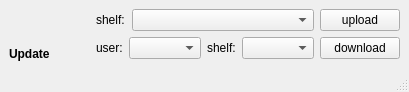
<?xml version="1.0" encoding="UTF-8"?>
<ui version="4.0">
 <class>MainWindow</class>
 <widget class="QMainWindow" name="MainWindow">
  <property name="geometry">
   <rect>
    <x>0</x>
    <y>0</y>
    <width>409</width>
    <height>92</height>
   </rect>
  </property>
  <property name="windowTitle">
   <string>Shelf Tool Backup</string>
  </property>
  <widget class="QWidget" name="centralwidget">
   <layout class="QHBoxLayout" name="horizontalLayout_2">
    <item>
     <layout class="QVBoxLayout" name="verticalLayout_5">
      <item>
       <spacer name="verticalSpacer">
        <property name="orientation">
         <enum>Qt::Vertical</enum>
        </property>
        <property name="sizeHint" stdset="0">
         <size>
          <width>20</width>
          <height>40</height>
         </size>
        </property>
       </spacer>
      </item>
      <item>
       <widget class="QPushButton" name="button_update">
        <property name="text">
         <string/>
        </property>
        <property name="iconSize">
         <size>
          <width>36</width>
          <height>36</height>
         </size>
        </property>
        <property name="flat">
         <bool>true</bool>
        </property>
       </widget>
      </item>
      <item alignment="Qt::AlignHCenter|Qt::AlignVCenter">
       <widget class="QLabel" name="label_update">
        <property name="font">
         <font>
          <weight>75</weight>
          <bold>true</bold>
         </font>
        </property>
        <property name="text">
         <string>Update</string>
        </property>
       </widget>
      </item>
     </layout>
    </item>
    <item>
     <spacer name="horizontalSpacer">
      <property name="orientation">
       <enum>Qt::Horizontal</enum>
      </property>
      <property name="sizeHint" stdset="0">
       <size>
        <width>40</width>
        <height>20</height>
       </size>
      </property>
     </spacer>
    </item>
    <item>
     <layout class="QVBoxLayout" name="verticalLayout">
      <item>
       <layout class="QHBoxLayout" name="horizontalLayout_5">
        <item>
         <widget class="QLabel" name="label_home_shelf">
          <property name="maximumSize">
           <size>
            <width>30</width>
            <height>16777215</height>
           </size>
          </property>
          <property name="text">
           <string>shelf:</string>
          </property>
         </widget>
        </item>
        <item>
         <widget class="QComboBox" name="upload_cbbox"/>
        </item>
       </layout>
      </item>
      <item>
       <layout class="QHBoxLayout" name="horizontalLayout">
        <item>
         <widget class="QLabel" name="label_user">
          <property name="text">
           <string>user:</string>
          </property>
         </widget>
        </item>
        <item>
         <widget class="QComboBox" name="username_cbbox"/>
        </item>
        <item>
         <widget class="QLabel" name="label_server_shelf">
          <property name="text">
           <string>shelf:</string>
          </property>
         </widget>
        </item>
        <item>
         <widget class="QComboBox" name="shelf_cbbox"/>
        </item>
       </layout>
      </item>
     </layout>
    </item>
    <item>
     <layout class="QHBoxLayout" name="horizontalLayout_3">
      <item>
       <layout class="QVBoxLayout" name="verticalLayout_6">
        <item>
         <widget class="QPushButton" name="up_button">
          <property name="text">
           <string>upload</string>
          </property>
         </widget>
        </item>
        <item>
         <widget class="QPushButton" name="down_button">
          <property name="text">
           <string>download</string>
          </property>
         </widget>
        </item>
       </layout>
      </item>
     </layout>
    </item>
   </layout>
  </widget>
  <widget class="QStatusBar" name="statusbar"/>
 </widget>
 <resources/>
 <connections/>
</ui>
